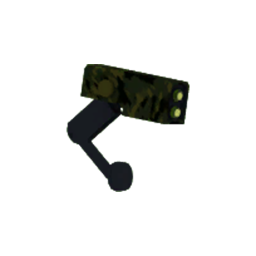
#> input picture RiskOfRelics/src/main/resources/riskOfRelicsResources/images/relics/large/ATG.png, 256 x 256 px, given as the content of the folder in, which was not available
$ python stsifier.py
#> lines starting #> are read from the running program, lines starting #| are printed output that depends on the picture; after the words box and inside, x2 and y2 are one past the last pixel; in counts of white or black regions, pixels touching at a corner belong together; pictures that were not available may be replaced by others from this repository, and a replacement may not be noted
import PIL
from PIL import Image
from PIL import ImageFilter
import os

def stsify(image_path):
#> called with image_path = 'in/ATG.png'
    image = Image.open(image_path)
#> image is the input picture: PIL image 256x256 RGBA; mean R, G, B, A 3, 3.7, 2.4, 27
    #crop the image to the smallest square that can be made from the bbox
    image = image.crop(image.getbbox())
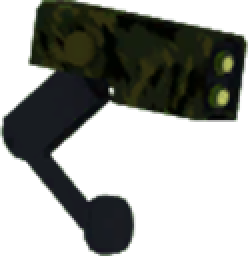
#> image: PIL image 124x128 RGBA (shown 2 times larger); mean R, G, B, A 12.5, 15.4, 9.7, 111.7; transparent parts drawn white
    width, height = image.size
#> width = 124; height = 128
    print(width, height)
#| 124 128
    if width > height:
        new_image = Image.new('RGBA', (width, width), (0,0,0,0))
        new_image.paste(image, (0, (width - height) // 2))
    else:
        new_image = Image.new('RGBA', (height, height), (0,0,0,0))
#> new_image: PIL image 128x128 RGBA; every value is 0
        new_image.paste(image, ((height - width) // 2, 0))
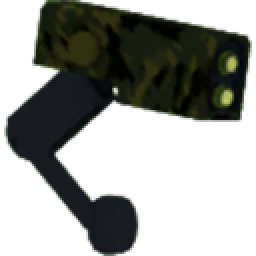
#> new_image: PIL image 128x128 RGBA (shown 2 times larger); mean R, G, B, A 12.1, 14.9, 9.4, 108.2; transparent parts drawn white
    image = new_image  # Reassign image to the padded square image
    image = image.resize((256, 256), Image.BICUBIC)
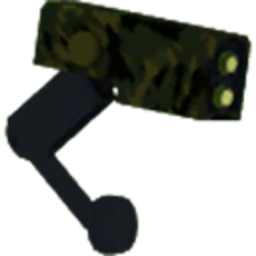
#> image: PIL image 256x256 RGBA; mean R, G, B, A 12.2, 15.2, 9.5, 108.2; transparent parts drawn white

    #normal is 128x128, with a image at 64x64 in the center
    #large is 256x256, with a image at 128x128 in the center
    #outline is also 128x128, with a 64x64 image in the center, thresholded to transparent or pure white, and expanded by a few pixels


    normalimage = Image.new('RGBA', (128, 128), (0,0,0,0))
    scaledimage = image.resize((64, 64), Image.BICUBIC)
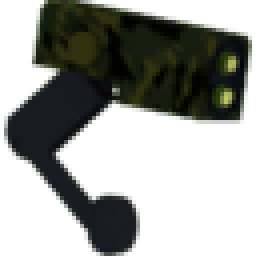
#> scaledimage: PIL image 64x64 RGBA (shown 4 times larger); mean R, G, B, A 12.8, 16.2, 10, 108.2; transparent parts drawn white
    normalimage.paste(scaledimage, (32, 32))


    largeimage = Image.new('RGBA', (256, 256), (0,0,0,0))
#> largeimage: PIL image 256x256 RGBA; every value is 0
    scaledimage = image.resize((128, 128), Image.BICUBIC)
#> scaledimage: PIL image 128x128 RGBA
    largeimage.paste(scaledimage, (64, 64))


    outlineimage = normalimage.copy()
    outlineimage = outlineimage.convert('RGBA')
    #get the alpha channel
    alpha = outlineimage.getchannel('A')
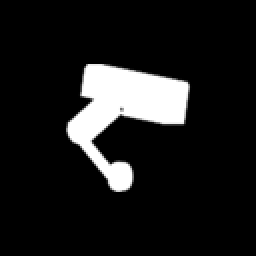
#> alpha: PIL image 128x128 L (shown 2 times larger); min 0, max 255, mean 27.1
    #threshold the alpha channel
    alpha = alpha.point(lambda p: 0 if p < 200 else 255)
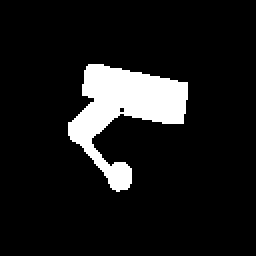
#> alpha: PIL image 128x128 L (shown 2 times larger); 10.1% white; 1 white region, box (x1, y1, x2, y2) and area: (34, 32, 94, 96) 1655
    #put the alpha channel back into a white image
    outlineimage = Image.new('RGBA', (128, 128), (255, 255, 255, 0))
    outlineimage.putalpha(alpha)
    #expand the image by a few pixels
    outlineimage = outlineimage.filter(ImageFilter.MaxFilter(3))
    outlineimage = outlineimage.filter(ImageFilter.MaxFilter(3))
    outlineimage = outlineimage.filter(ImageFilter.MaxFilter(3))
    #smooth the image
    outlineimage = outlineimage.filter(ImageFilter.SMOOTH_MORE)


    return normalimage, largeimage, outlineimage

if __name__ == '__main__':
    #create the output folders
    os.makedirs('output/normal', exist_ok=True)
    os.makedirs('output/large', exist_ok=True)
    os.makedirs('output/outline', exist_ok=True)


    #process in folder
    for file in os.listdir('in'):
        normal, large, outline = stsify(f'in/{file}')
        normal.save(f'output/normal/{file}')
        large.save(f'output/large/{file}')
        outline.save(f'output/outline/{file}')

$ run again, on RiskOfRelics/src/main/resources/riskOfRelicsResources/images/relics/large/PrayerBeads.png
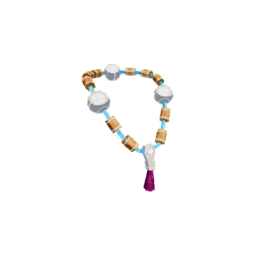
#> input picture RiskOfRelics/src/main/resources/riskOfRelicsResources/images/relics/large/PrayerBeads.png, 256 x 256 px, given as the content of the folder in, which was not available
#> in stsify, image is the input picture: PIL image 256x256 RGBA; mean R, G, B, A 8.7, 8.2, 7.5, 10.7
#> in stsify, `image = image.crop(image.getbbox())`:
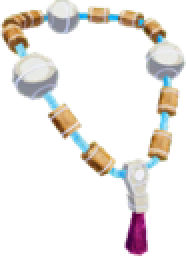
#> image: PIL image 93x128 RGBA (shown 2 times larger); mean R, G, B, A 48, 45, 41.4, 59.2; transparent parts drawn white
#| 93 128
#> in stsify, `alpha = alpha.point(lambda p: 0 if p < 200 else 255)`:
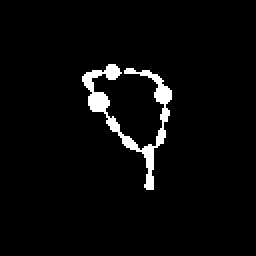
#> alpha: PIL image 128x128 L (shown 2 times larger); 3.5% white; 1 white region, box (x1, y1, x2, y2) and area: (41, 32, 86, 95) 579
